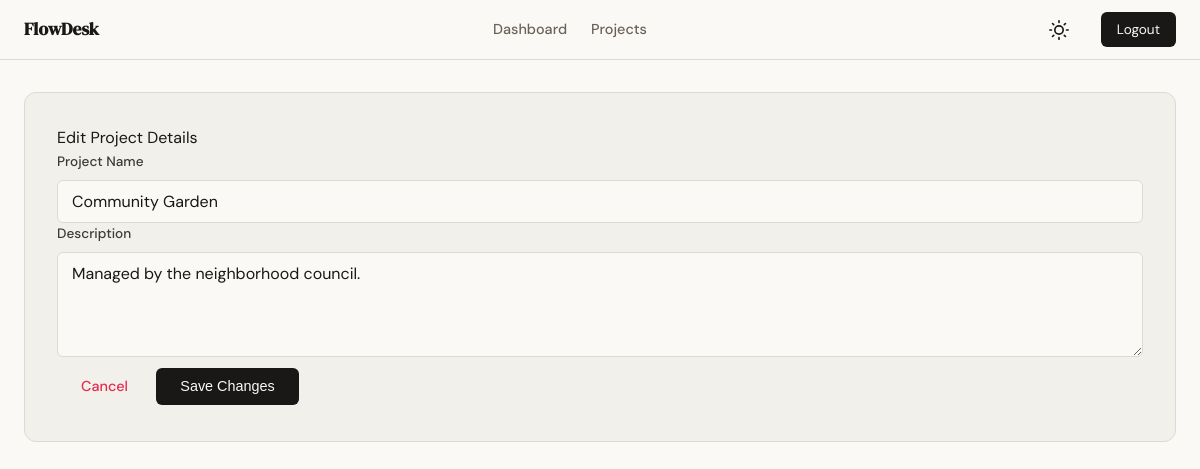
Page /projects/6/edit (signed in) on the committed database.
### app/models.py (models this page shows, shortened)
class Project(db.Model):
    id = db.Column(db.Integer, primary_key=True)
    name = db.Column(db.String(120), nullable=False)
    description = db.Column(db.Text)
    created_at = db.Column(db.DateTime, default=lambda: datetime.now(timezone.utc))
    owner_id = db.Column(db.Integer, db.ForeignKey('user.id'), nullable=False)
    members = db.relationship('ProjectMember', backref='project', lazy=True, cascade='all, delete-orphan')
    tasks = db.relationship('Task', backref='project', lazy=True, cascade='all, delete-orphan')

### app/projects/routes.py (the view, shortened to what this page needs)
@projects.route('/<int:id>/edit', methods=['GET', 'POST'])
@login_required
def edit(id):
    project = Project.query.get_or_404(id)
    role = get_project_role(id)
    if role != 'admin':
        flash('Only project admins can edit project details.', 'danger')
        return redirect(url_for('projects.detail', id=id))
    return render_template('projects/edit.html', project=project)

### app/projects/routes.py (called while the page is built)
def get_project_role(project_id):
    member = ProjectMember.query.filter_by(project_id=project_id, user_id=current_user.id).first()
    return member.role if member else None

### app/templates/projects/edit.html (shortened to what this page needs)
{% extends "base.html" %}
{% block content %}
<div class="row justify-content-center">
    <div class="col-md-8">
        <div class="card">
            <div class="card-header">Edit Project Details</div>
            <div class="card-body">
                <form method="POST">
                    <div class="mb-3">
                        <label for="name" class="form-label">Project Name</label>
                        <input type="text" class="form-control" id="name" name="name" value="{{ project.name }}" required minlength="3" maxlength="120">
                    </div>
                    <div class="mb-3">
                        <label for="description" class="form-label">Description</label>
                        <textarea class="form-control" id="description" name="description" rows="4">{{ project.description }}</textarea>
                    </div>
                    <div class="d-flex justify-content-between">
                        <a href="{{ url_for('projects.detail', id=project.id) }}" class="btn btn-outline-secondary">Cancel</a>
                        <button type="submit" class="btn btn-primary">Save Changes</button>
                    </div>
                </form>
            </div>
        </div>
    </div>
</div>
{% endblock %}

### app/static/css/style.css (style rules this page uses)
:root { --ink: #1a1816; --ink-soft: #3d3a36; --ink-muted: #6b6357; --ink-faint: #9a9088; --paper: #faf9f5; --paper-warm: #f2f0eb; --paper-card: #f2f0eb; --accent: #E52b50; --accent-light: #fdecea; --danger: #c0392b; --danger-light: #fdecea; --success: #2e7d32; --success-light: #e8f5e9; --info: #1a6fa8; --info-light: #e8f4fd; --warning: #b8860b; --warning-light: #fff8e1; --border: #dcdad2; --border-soft: #e8e6df; --font-display: 'DM Serif Display', Georgia, serif; --font-body: 'DM Sans', system-ui, sans-serif; --max-width: 1200px; --auth-width: 440px; --radius-sm: 6px; --radius-md: 12px; --radius-lg: 20px; }
* { box-sizing: border-box; margin: 0; padding: 0; }
body { font-family: var(--font-body); background-color: var(--paper); color: var(--ink); line-height: 1.6; transition: background-color 0.3s, color 0.3s; min-height: 100vh; }
a { color: var(--accent); text-decoration: none; transition: 0.2s ease; }
.btn { display: inline-block; padding: 0.65rem 1.5rem; font-size: 0.9rem; font-weight: 500; border-radius: var(--radius-sm); cursor: pointer; transition: 0.2s ease; border: none; text-align: center; }
.btn-primary { background-color: var(--ink); color: var(--paper); }
.card { background-color: var(--paper-card); border: 1px solid var(--border); border-radius: var(--radius-md); padding: 2rem; margin-bottom: 1.5rem; }
label { display: block; font-size: 0.85rem; font-weight: 500; color: var(--ink-soft); margin-bottom: 0.5rem; }
input[type="text"], input[type="email"], input[type="password"], input[type="date"], select, textarea { width: 100%; padding: 0.6rem 0.875rem; border: 1px solid var(--border); border-radius: var(--radius-sm); background-color: var(--paper); color: var(--ink); font-family: var(--font-body); font-size: 1rem; transition: border-color 0.2s; }
::placeholder { color: var(--ink-faint); }

### rows in the picture
Project: name "Community Garden", description "Managed by the neighborhood council."
